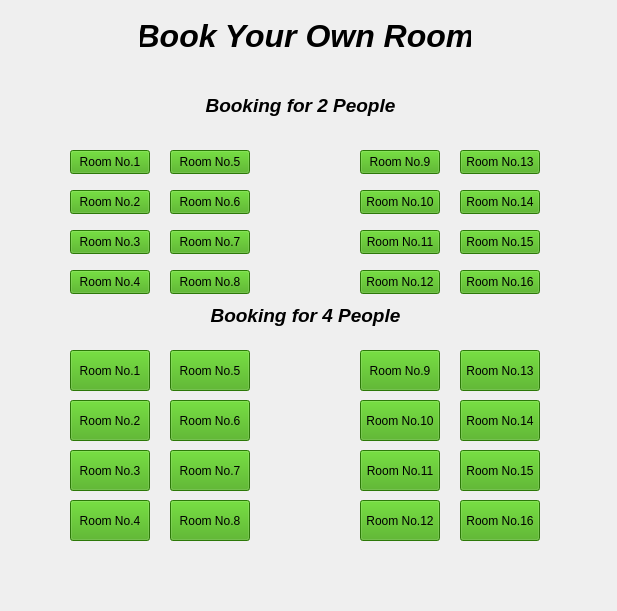
<?xml version="1.0" encoding="UTF-8"?>
<ui version="4.0">
 <class>RoomBooking</class>
 <widget class="QMainWindow" name="RoomBooking">
  <property name="geometry">
   <rect>
    <x>0</x>
    <y>0</y>
    <width>617</width>
    <height>611</height>
   </rect>
  </property>
  <property name="windowTitle">
   <string>Booking</string>
  </property>
  <widget class="QWidget" name="centralwidget">
   <widget class="QLabel" name="label">
    <property name="geometry">
     <rect>
      <x>140</x>
      <y>-20</y>
      <width>331</width>
      <height>111</height>
     </rect>
    </property>
    <property name="font">
     <font>
      <pointsize>24</pointsize>
      <italic>true</italic>
      <bold>true</bold>
     </font>
    </property>
    <property name="text">
     <string>Book Your Own Room</string>
    </property>
    <property name="alignment">
     <set>Qt::AlignCenter</set>
    </property>
   </widget>
   <widget class="QPushButton" name="pushButton">
    <property name="geometry">
     <rect>
      <x>70</x>
      <y>150</y>
      <width>80</width>
      <height>24</height>
     </rect>
    </property>
    <property name="styleSheet">
     <string notr="true">background-color: 
rgb(61, 168, 11);</string>
    </property>
    <property name="text">
     <string>Room No.1</string>
    </property>
   </widget>
   <widget class="QPushButton" name="pushButton_2">
    <property name="geometry">
     <rect>
      <x>70</x>
      <y>190</y>
      <width>80</width>
      <height>24</height>
     </rect>
    </property>
    <property name="styleSheet">
     <string notr="true">background-color: 
rgb(61, 168, 11);</string>
    </property>
    <property name="text">
     <string>Room No.2</string>
    </property>
   </widget>
   <widget class="QPushButton" name="pushButton_3">
    <property name="geometry">
     <rect>
      <x>70</x>
      <y>230</y>
      <width>80</width>
      <height>24</height>
     </rect>
    </property>
    <property name="styleSheet">
     <string notr="true">background-color: 
rgb(61, 168, 11);</string>
    </property>
    <property name="text">
     <string>Room No.3</string>
    </property>
   </widget>
   <widget class="QPushButton" name="pushButton_4">
    <property name="geometry">
     <rect>
      <x>70</x>
      <y>270</y>
      <width>80</width>
      <height>24</height>
     </rect>
    </property>
    <property name="styleSheet">
     <string notr="true">background-color: 
rgb(61, 168, 11);</string>
    </property>
    <property name="text">
     <string>Room No.4</string>
    </property>
   </widget>
   <widget class="QPushButton" name="pushButton_5">
    <property name="geometry">
     <rect>
      <x>170</x>
      <y>150</y>
      <width>80</width>
      <height>24</height>
     </rect>
    </property>
    <property name="styleSheet">
     <string notr="true">background-color: 
rgb(61, 168, 11);</string>
    </property>
    <property name="text">
     <string>Room No.5</string>
    </property>
   </widget>
   <widget class="QPushButton" name="pushButton_6">
    <property name="geometry">
     <rect>
      <x>170</x>
      <y>190</y>
      <width>80</width>
      <height>24</height>
     </rect>
    </property>
    <property name="styleSheet">
     <string notr="true">background-color: 
rgb(61, 168, 11);</string>
    </property>
    <property name="text">
     <string>Room No.6</string>
    </property>
   </widget>
   <widget class="QPushButton" name="pushButton_7">
    <property name="geometry">
     <rect>
      <x>170</x>
      <y>230</y>
      <width>80</width>
      <height>24</height>
     </rect>
    </property>
    <property name="styleSheet">
     <string notr="true">background-color: 
rgb(61, 168, 11);</string>
    </property>
    <property name="text">
     <string>Room No.7</string>
    </property>
   </widget>
   <widget class="QPushButton" name="pushButton_8">
    <property name="geometry">
     <rect>
      <x>170</x>
      <y>270</y>
      <width>80</width>
      <height>24</height>
     </rect>
    </property>
    <property name="styleSheet">
     <string notr="true">background-color: 
rgb(61, 168, 11);</string>
    </property>
    <property name="text">
     <string>Room No.8</string>
    </property>
   </widget>
   <widget class="QPushButton" name="pushButton_9">
    <property name="geometry">
     <rect>
      <x>360</x>
      <y>150</y>
      <width>80</width>
      <height>24</height>
     </rect>
    </property>
    <property name="styleSheet">
     <string notr="true">background-color: 
rgb(61, 168, 11);</string>
    </property>
    <property name="text">
     <string>Room No.9</string>
    </property>
   </widget>
   <widget class="QPushButton" name="pushButton_10">
    <property name="geometry">
     <rect>
      <x>360</x>
      <y>190</y>
      <width>80</width>
      <height>24</height>
     </rect>
    </property>
    <property name="styleSheet">
     <string notr="true">background-color: 
rgb(61, 168, 11);</string>
    </property>
    <property name="text">
     <string>Room No.10</string>
    </property>
   </widget>
   <widget class="QPushButton" name="pushButton_11">
    <property name="geometry">
     <rect>
      <x>360</x>
      <y>230</y>
      <width>80</width>
      <height>24</height>
     </rect>
    </property>
    <property name="styleSheet">
     <string notr="true">background-color: 
rgb(61, 168, 11);</string>
    </property>
    <property name="text">
     <string>Room No.11</string>
    </property>
   </widget>
   <widget class="QPushButton" name="pushButton_12">
    <property name="geometry">
     <rect>
      <x>360</x>
      <y>270</y>
      <width>80</width>
      <height>24</height>
     </rect>
    </property>
    <property name="styleSheet">
     <string notr="true">background-color: 
rgb(61, 168, 11);</string>
    </property>
    <property name="text">
     <string>Room No.12</string>
    </property>
   </widget>
   <widget class="QPushButton" name="pushButton_13">
    <property name="geometry">
     <rect>
      <x>460</x>
      <y>150</y>
      <width>80</width>
      <height>24</height>
     </rect>
    </property>
    <property name="styleSheet">
     <string notr="true">background-color: 
rgb(61, 168, 11);</string>
    </property>
    <property name="text">
     <string>Room No.13</string>
    </property>
   </widget>
   <widget class="QPushButton" name="pushButton_14">
    <property name="geometry">
     <rect>
      <x>460</x>
      <y>190</y>
      <width>80</width>
      <height>24</height>
     </rect>
    </property>
    <property name="styleSheet">
     <string notr="true">background-color: 
rgb(61, 168, 11);</string>
    </property>
    <property name="text">
     <string>Room No.14</string>
    </property>
   </widget>
   <widget class="QPushButton" name="pushButton_15">
    <property name="geometry">
     <rect>
      <x>460</x>
      <y>230</y>
      <width>80</width>
      <height>24</height>
     </rect>
    </property>
    <property name="styleSheet">
     <string notr="true">background-color: 
rgb(61, 168, 11);</string>
    </property>
    <property name="text">
     <string>Room No.15</string>
    </property>
   </widget>
   <widget class="QPushButton" name="pushButton_16">
    <property name="geometry">
     <rect>
      <x>460</x>
      <y>270</y>
      <width>80</width>
      <height>24</height>
     </rect>
    </property>
    <property name="styleSheet">
     <string notr="true">background-color: 
rgb(61, 168, 11);</string>
    </property>
    <property name="text">
     <string>Room No.16</string>
    </property>
   </widget>
   <widget class="QLabel" name="label_2">
    <property name="geometry">
     <rect>
      <x>200</x>
      <y>90</y>
      <width>201</width>
      <height>31</height>
     </rect>
    </property>
    <property name="font">
     <font>
      <pointsize>14</pointsize>
      <italic>true</italic>
      <bold>true</bold>
     </font>
    </property>
    <property name="text">
     <string>Booking for 2 People</string>
    </property>
    <property name="alignment">
     <set>Qt::AlignCenter</set>
    </property>
   </widget>
   <widget class="QLabel" name="label_3">
    <property name="geometry">
     <rect>
      <x>200</x>
      <y>300</y>
      <width>211</width>
      <height>31</height>
     </rect>
    </property>
    <property name="font">
     <font>
      <pointsize>14</pointsize>
      <italic>true</italic>
      <bold>true</bold>
     </font>
    </property>
    <property name="text">
     <string>Booking for 4 People</string>
    </property>
    <property name="alignment">
     <set>Qt::AlignCenter</set>
    </property>
   </widget>
   <widget class="QPushButton" name="pushButton_17">
    <property name="geometry">
     <rect>
      <x>70</x>
      <y>500</y>
      <width>80</width>
      <height>41</height>
     </rect>
    </property>
    <property name="styleSheet">
     <string notr="true">background-color: 
rgb(61, 168, 11);</string>
    </property>
    <property name="text">
     <string>Room No.4</string>
    </property>
   </widget>
   <widget class="QPushButton" name="pushButton_18">
    <property name="geometry">
     <rect>
      <x>460</x>
      <y>350</y>
      <width>80</width>
      <height>41</height>
     </rect>
    </property>
    <property name="styleSheet">
     <string notr="true">background-color: 
rgb(61, 168, 11);</string>
    </property>
    <property name="text">
     <string>Room No.13</string>
    </property>
   </widget>
   <widget class="QPushButton" name="pushButton_19">
    <property name="geometry">
     <rect>
      <x>460</x>
      <y>400</y>
      <width>80</width>
      <height>41</height>
     </rect>
    </property>
    <property name="styleSheet">
     <string notr="true">background-color: 
rgb(61, 168, 11);</string>
    </property>
    <property name="text">
     <string>Room No.14</string>
    </property>
   </widget>
   <widget class="QPushButton" name="pushButton_20">
    <property name="geometry">
     <rect>
      <x>170</x>
      <y>450</y>
      <width>80</width>
      <height>41</height>
     </rect>
    </property>
    <property name="styleSheet">
     <string notr="true">background-color: 
rgb(61, 168, 11);</string>
    </property>
    <property name="text">
     <string>Room No.7</string>
    </property>
   </widget>
   <widget class="QPushButton" name="pushButton_21">
    <property name="geometry">
     <rect>
      <x>70</x>
      <y>450</y>
      <width>80</width>
      <height>41</height>
     </rect>
    </property>
    <property name="styleSheet">
     <string notr="true">background-color: 
rgb(61, 168, 11);</string>
    </property>
    <property name="text">
     <string>Room No.3</string>
    </property>
   </widget>
   <widget class="QPushButton" name="pushButton_22">
    <property name="geometry">
     <rect>
      <x>170</x>
      <y>350</y>
      <width>80</width>
      <height>41</height>
     </rect>
    </property>
    <property name="styleSheet">
     <string notr="true">background-color: 
rgb(61, 168, 11);</string>
    </property>
    <property name="text">
     <string>Room No.5</string>
    </property>
   </widget>
   <widget class="QPushButton" name="pushButton_23">
    <property name="geometry">
     <rect>
      <x>170</x>
      <y>500</y>
      <width>80</width>
      <height>41</height>
     </rect>
    </property>
    <property name="styleSheet">
     <string notr="true">background-color: 
rgb(61, 168, 11);</string>
    </property>
    <property name="text">
     <string>Room No.8</string>
    </property>
   </widget>
   <widget class="QPushButton" name="pushButton_24">
    <property name="geometry">
     <rect>
      <x>360</x>
      <y>400</y>
      <width>80</width>
      <height>41</height>
     </rect>
    </property>
    <property name="styleSheet">
     <string notr="true">background-color: 
rgb(61, 168, 11);</string>
    </property>
    <property name="text">
     <string>Room No.10</string>
    </property>
   </widget>
   <widget class="QPushButton" name="pushButton_25">
    <property name="geometry">
     <rect>
      <x>460</x>
      <y>450</y>
      <width>80</width>
      <height>41</height>
     </rect>
    </property>
    <property name="styleSheet">
     <string notr="true">background-color: 
rgb(61, 168, 11);</string>
    </property>
    <property name="text">
     <string>Room No.15</string>
    </property>
   </widget>
   <widget class="QPushButton" name="pushButton_26">
    <property name="geometry">
     <rect>
      <x>360</x>
      <y>450</y>
      <width>80</width>
      <height>41</height>
     </rect>
    </property>
    <property name="styleSheet">
     <string notr="true">background-color: 
rgb(61, 168, 11);</string>
    </property>
    <property name="text">
     <string>Room No.11</string>
    </property>
   </widget>
   <widget class="QPushButton" name="pushButton_27">
    <property name="geometry">
     <rect>
      <x>70</x>
      <y>350</y>
      <width>80</width>
      <height>41</height>
     </rect>
    </property>
    <property name="styleSheet">
     <string notr="true">background-color: 
rgb(61, 168, 11);</string>
    </property>
    <property name="text">
     <string>Room No.1</string>
    </property>
   </widget>
   <widget class="QPushButton" name="pushButton_28">
    <property name="geometry">
     <rect>
      <x>460</x>
      <y>500</y>
      <width>80</width>
      <height>41</height>
     </rect>
    </property>
    <property name="styleSheet">
     <string notr="true">background-color: 
rgb(61, 168, 11);</string>
    </property>
    <property name="text">
     <string>Room No.16</string>
    </property>
   </widget>
   <widget class="QPushButton" name="pushButton_29">
    <property name="geometry">
     <rect>
      <x>170</x>
      <y>400</y>
      <width>80</width>
      <height>41</height>
     </rect>
    </property>
    <property name="styleSheet">
     <string notr="true">background-color: 
rgb(61, 168, 11);</string>
    </property>
    <property name="text">
     <string>Room No.6</string>
    </property>
   </widget>
   <widget class="QPushButton" name="pushButton_30">
    <property name="geometry">
     <rect>
      <x>360</x>
      <y>350</y>
      <width>80</width>
      <height>41</height>
     </rect>
    </property>
    <property name="styleSheet">
     <string notr="true">background-color: 
rgb(61, 168, 11);</string>
    </property>
    <property name="text">
     <string>Room No.9</string>
    </property>
   </widget>
   <widget class="QPushButton" name="pushButton_31">
    <property name="geometry">
     <rect>
      <x>70</x>
      <y>400</y>
      <width>80</width>
      <height>41</height>
     </rect>
    </property>
    <property name="styleSheet">
     <string notr="true">background-color: 
rgb(61, 168, 11);</string>
    </property>
    <property name="text">
     <string>Room No.2</string>
    </property>
   </widget>
   <widget class="QPushButton" name="pushButton_32">
    <property name="geometry">
     <rect>
      <x>360</x>
      <y>500</y>
      <width>80</width>
      <height>41</height>
     </rect>
    </property>
    <property name="styleSheet">
     <string notr="true">background-color: 
rgb(61, 168, 11);</string>
    </property>
    <property name="text">
     <string>Room No.12</string>
    </property>
   </widget>
   <widget class="QLabel" name="label_4">
    <property name="geometry">
     <rect>
      <x>270</x>
      <y>460</y>
      <width>49</width>
      <height>16</height>
     </rect>
    </property>
    <property name="text">
     <string/>
    </property>
   </widget>
   <widget class="QLabel" name="label_5">
    <property name="geometry">
     <rect>
      <x>-110</x>
      <y>-20</y>
      <width>751</width>
      <height>631</height>
     </rect>
    </property>
    <property name="text">
     <string/>
    </property>
    <property name="pixmap">
     <pixmap resource="picture.qrc">:/pictures/The-Details-That-Matter-Top-Things-Every-Luxury-Hotel-Room-Should-Have.png</pixmap>
    </property>
    <property name="scaledContents">
     <bool>true</bool>
    </property>
   </widget>
   <zorder>label_5</zorder>
   <zorder>label</zorder>
   <zorder>pushButton</zorder>
   <zorder>pushButton_2</zorder>
   <zorder>pushButton_3</zorder>
   <zorder>pushButton_4</zorder>
   <zorder>pushButton_5</zorder>
   <zorder>pushButton_6</zorder>
   <zorder>pushButton_7</zorder>
   <zorder>pushButton_8</zorder>
   <zorder>pushButton_9</zorder>
   <zorder>pushButton_10</zorder>
   <zorder>pushButton_11</zorder>
   <zorder>pushButton_12</zorder>
   <zorder>pushButton_13</zorder>
   <zorder>pushButton_14</zorder>
   <zorder>pushButton_15</zorder>
   <zorder>pushButton_16</zorder>
   <zorder>label_2</zorder>
   <zorder>label_3</zorder>
   <zorder>pushButton_17</zorder>
   <zorder>pushButton_18</zorder>
   <zorder>pushButton_19</zorder>
   <zorder>pushButton_20</zorder>
   <zorder>pushButton_21</zorder>
   <zorder>pushButton_22</zorder>
   <zorder>pushButton_23</zorder>
   <zorder>pushButton_24</zorder>
   <zorder>pushButton_25</zorder>
   <zorder>pushButton_26</zorder>
   <zorder>pushButton_27</zorder>
   <zorder>pushButton_28</zorder>
   <zorder>pushButton_29</zorder>
   <zorder>pushButton_30</zorder>
   <zorder>pushButton_31</zorder>
   <zorder>pushButton_32</zorder>
   <zorder>label_4</zorder>
  </widget>
  <widget class="QMenuBar" name="menubar">
   <property name="geometry">
    <rect>
     <x>0</x>
     <y>0</y>
     <width>617</width>
     <height>22</height>
    </rect>
   </property>
  </widget>
 </widget>
 <resources>
  <include location="picture.qrc"/>
 </resources>
 <connections/>
</ui>
